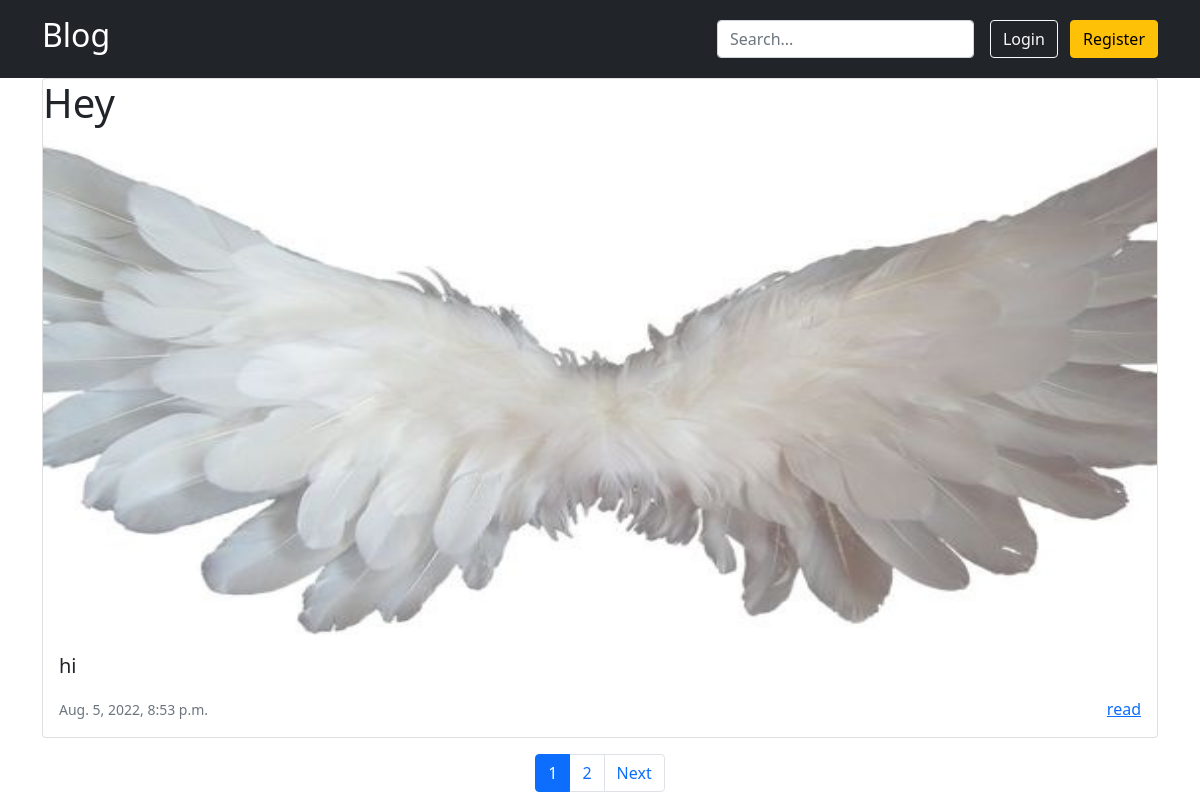
The page / on the database its author committed.
### post/models.py (models this page shows, shortened)
class Post(models.Model):
    title = models.CharField(max_length=150)
    slug = models.SlugField(unique=True, db_index=True,verbose_name="Url")
    content = models.TextField()
    photo = models.ImageField(upload_to="photo/%Y/%m/%d")
    time_created = models.DateTimeField(auto_now_add=True)
    time_updated = models.DateTimeField(auto_now=True)
    cat = models.ManyToManyField('Category')
    def get_absolute_url(self):
        return reverse('post_page', kwargs={'post_slug': self.slug})
    class Meta:
        ordering = ["time_created","title"]

### post/views.py (the view)
# urls.py: path('', PostHome.as_view(), name='home'),
class PostHome(DataMixin, ListView):
    def get_context_data(self, *, object_list=None, **kwargs):
        context = super().get_context_data(**kwargs)
        context['title'] = "Blog"
        return context
    def get_queryset(self):
        return Post.objects.filter().prefetch_related('cat')

### post/templates/post/posts.html (shortened to what this page needs)
{% extends 'post/base.html' %}
{% block content %}
<div class="container">
{% for post in posts %}
    <div class="card mb-3">
        <h1 class="card-title">{{post.title}}</h1>
        <img class="card-img-top img-fluid" style="height: 500px" src="{{post.photo.url}}" alt="Card image cap">
      <div class="card-body">
        <p class="card-text fs-5">{{post.content | truncatewords:100}}</p>
        <p class="card-text"><small class="text-muted">{{post.time_created}}</small><a class="float-end" href="{{ post.get_absolute_url }}">read</a></p>
      </div>
    </div>
{%endfor%}
</div>
{% if page_obj.has_other_pages %}
<nav aria-label="Page navigation example">
  <ul class="pagination justify-content-center">
      {%for p in paginator.page_range%}
        {% if p == page_obj.number %}
            <li class="page-item active"><a class="page-link" href="?page={{p}}">{{p}}</a></li>
        {% elif p >= page_obj.number|add:-2 and p <= page_obj.number|add:2 %}
            <li class="page-item"><a class="page-link" href="?page={{p}}">{{p}}</a></li>
        {% endif %}
      {%endfor%}
      {%if page_obj.has_next%}
    <li class="page-item">
      <a class="page-link" href="?page={{page_obj.next_page_number}}">Next</a>
    </li>
      {% endif %}
  </ul>
</nav>
{% endif %}
{% endblock %}

### rows shown on the page
Post: title "Hey", photo (picture), content "hi", time_created "Aug. 5, 2022, 8:53 p.m."

### other values the page prints
{{ p }} "1"
{{ p }} "2"
